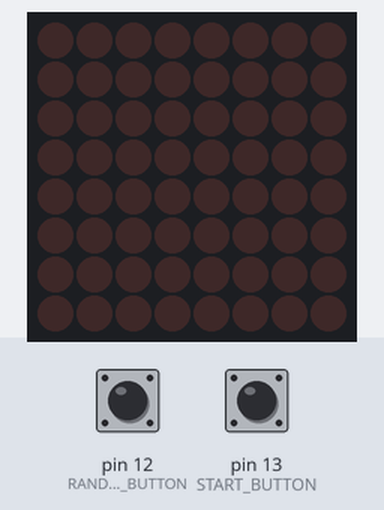
A sketch run on a simulated Arduino Uno, built with avr-gcc and run on an emulated ATmega328P. On the bench: 8×8 LED matrix. The test bench sets the inputs (shaded band); at power-on: pin 13 (START_BUTTON) LOW, pin 12 (RANDOMIZE_BUTTON) LOW. Random numbers use the default seed unless the sketch sets one.

Above: at 1.2 s.
1.3 s: pin 13 (START_BUTTON) pulled HIGH for 0.15 s
At 3.3 s:
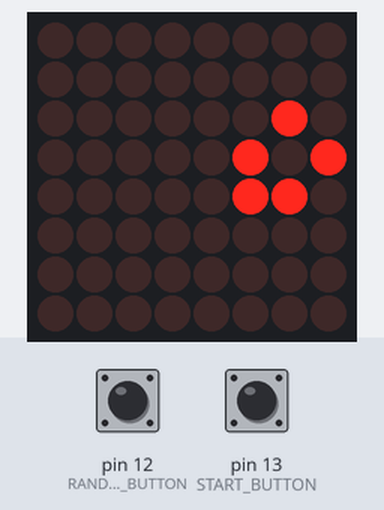
3.6 s: pin 12 (RANDOMIZE_BUTTON) pulled HIGH for 1 s
At 4.75 s:
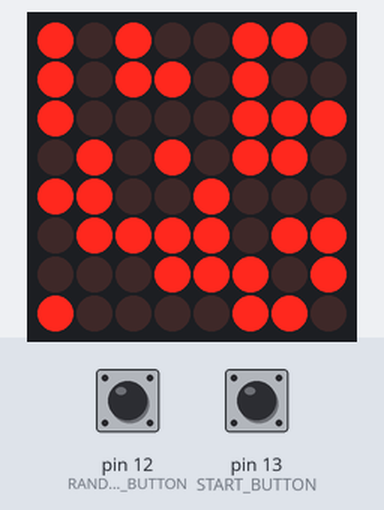
6.7 s: pin 12 (RANDOMIZE_BUTTON) pulled HIGH for 0.15 s
At 6.99 s:
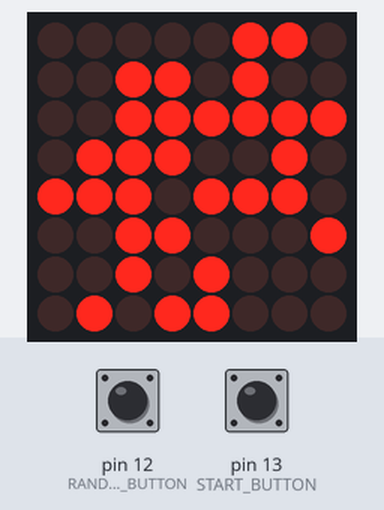
9.7 s: pin 12 (RANDOMIZE_BUTTON) pulled HIGH for 0.15 s
At 10.02 s:
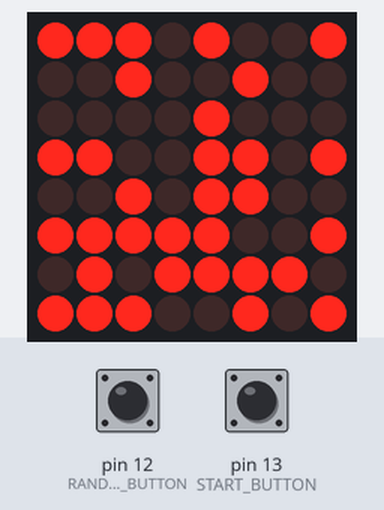
12.7 s: pin 12 (RANDOMIZE_BUTTON) pulled HIGH for 3.2 s
At 16.03 s:
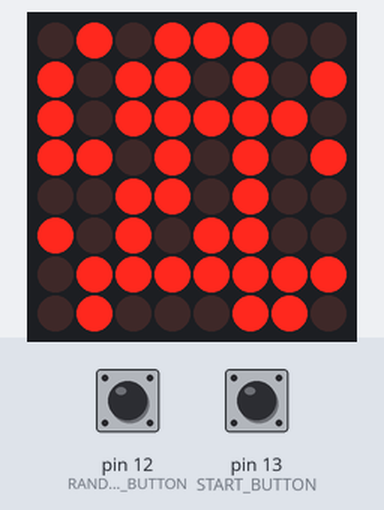
18.2 s: pin 12 (RANDOMIZE_BUTTON) pulled HIGH for 0.15 s
At 18.48 s:
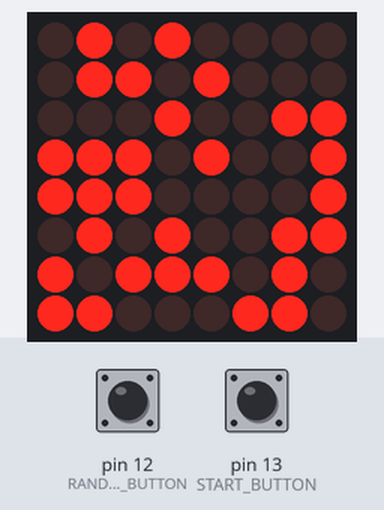
Timing chart, 0 to 21.2 s (numbered marks = the images above; inputs shaded):
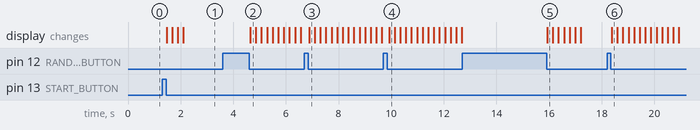

The sketch:

game_of_life.ino
```cpp
#include "LedControl.h"

LedControl lc = LedControl(10, 5, 7, 1);              // Pins: DIN,CLK,CS, # of Display connected

const int delayTime = 200;                            // Delay between Frames
unsigned char display_num = 0;
const int RANDOMIZE_BUTTON = 12;                      // Pin for Randomize button
int START_BUTTON = 13;                                // Pin for Start/Stop button
int rbtn, sbtn;                                       // these will save the button states of Start/Stop and Randomize buttons
bool started = false;
byte world[8], new_world[8];                          // Array holding the current generation and a buffer for writing the new generation to


bool cellalive(int col, int row) {
  return ((world[row] >> (7 - col)) & 1UL);           // Read out bit (7-col) in row of generation array (1st col is bit 7, 2nd bit 6 etc.)
}

void flipcell(int col, int row) {
  new_world[row] ^= 1UL << (7 - col);                 // Flip bit (7-col) from 0 to 1 or 1 to 0 (1st col is bit 7, 2nd bit 6 etc.)
}

void resetworld() {
  for (int i = 0; i < 8 ; i++) {                      // erase the current generation
    world[i] = B00000000;
  }
  memcpy(new_world, world, sizeof(new_world));        // erase new generation buffer
  for (int i = 0; i < 8; i++) {
    for (int j = 0; j < 8; j++) {
      if (!!random(2)) flipcell(j, i);                // force booleanize a random number and flip the cell if true
    }
  }
  memcpy(world, new_world, sizeof(world));            // update buffer to prepare for generational updates
}


void updatecell(int col, int row) {
  int n = countneighbors(col, row);
  if (cellalive(col, row)) {
    if ((n < 2) || (n > 3)) flipcell(col, row);       // cell is alive. If it has <2 or >3 neighbors, it dies
  } else {
    if (n == 3) flipcell(col, row);                   // cell is dead, but has exactly 3 neighbors. Spawn, baby!
  }
}


int countneighbors(int col, int row) {
  unsigned char count = 0;
  for (int r = row - 1; r <= row + 1; r++) {
    if ((r == -1) || (r == 8)) continue;              // for cells living on the edge!
    for (int c = col - 1; c <= col + 1; c++) {
      if ((c == -1) || (c == 8)) continue;            // dito
      if ((r != row) || (c != col)) {
        if (cellalive(c, r)) {
          count++;
        }
      }
    }
  }
  return count;
}


void drawmatrix(byte matrix[], unsigned char d_num) {
  for (int i = 0; i < 8; i++)
  {
    lc.setColumn(d_num, i, matrix[7 - i]);
  }
}


void setup()
{
  lc.shutdown(display_num, false);                    // Wake up displays
  lc.setIntensity(display_num, 0);                    // Set intensity levels
  lc.clearDisplay(display_num);                       // Clear Displays

  pinMode(RANDOMIZE_BUTTON, INPUT);                   // Set up buttons
  pinMode(START_BUTTON, INPUT);
  resetworld();
}

void loop()
{
  rbtn = digitalRead(RANDOMIZE_BUTTON);
  sbtn = digitalRead(START_BUTTON);

  if (rbtn) {                                         // CAST LIGHTNING INTO THAT PRIMORDIAL SOUP!!!
    resetworld();
    delay(50);

  } else if (sbtn) {                                  // starts or stops the iterations
    started = !started;
    delay(50);

  } else if (started) {
    drawmatrix(world, display_num);                   // update display with current generation
    for (int i = 0; i < 8; i++) {
      for (int j = 0; j < 8; j++) {
        updatecell(j, i);                             // does what it says
      }
    }
    memcpy(world, new_world, sizeof(world));          // set up new generation to be displayed in next iteration
    delay(delayTime);
  }
}
```

Measured:
- after the input at 1.3 s, the display: first changes after 0.16 s (image 1 shows a later state)
- after the input at 3.6 s, the display: changes after 1.0 s (image 2)
- after the input at 6.7 s, the display: changes after 0.18 s (image 3)
- after the input at 18.2 s, the display: changes after 0.18 s (image 6)
